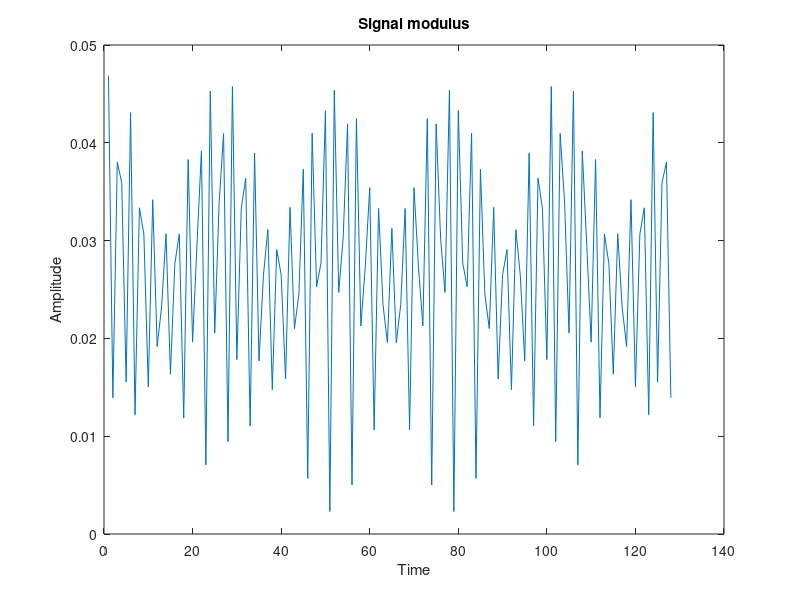
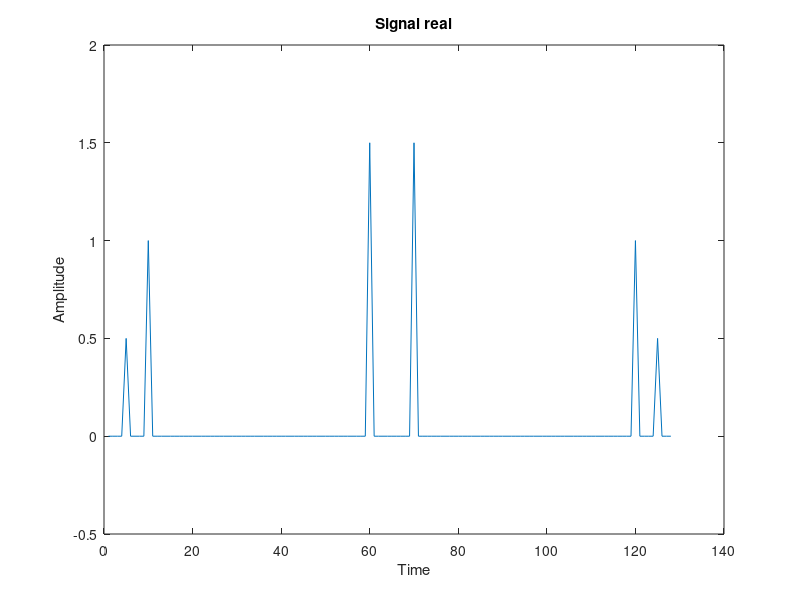
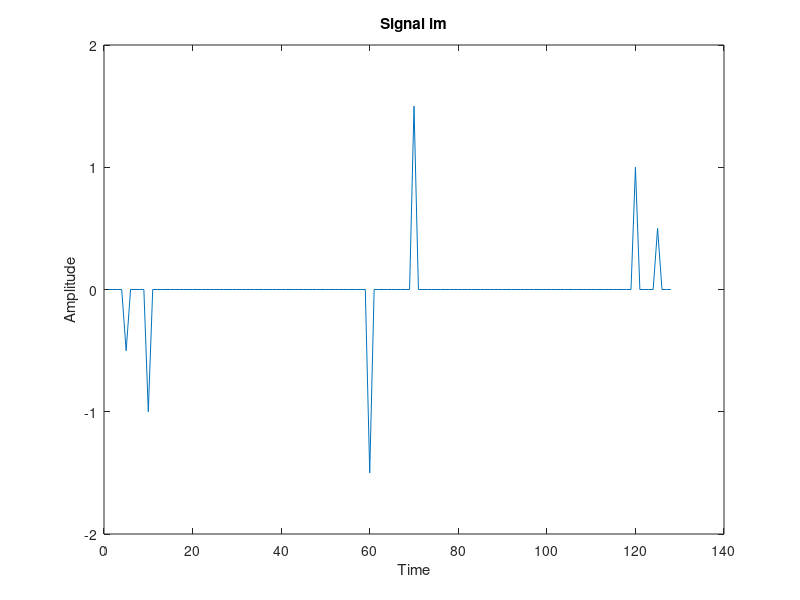

Here is the MATLAB script that generated these plots, in order: (Note: this script raises an error after producing the figures.)
clear; clc; close all;

%% Task 1

SignalSpec = zeros(1, 128);

N = 1:128;

SignalSpec(5) = 1;
SignalSpec(10) = 2;
SignalSpec(60) = 3;

Signal = ifft(SignalSpec, 128);

Signal_re = real(Signal);
Signal_im = imag(Signal);

Signal_re_spec = fft(Signal_re);
Signal_im_spec = fft(Signal_im);

figure;
plot(N, abs(Signal))
xlabel('Time'); ylabel('Amplitude'); title('Signal modulus');

figure;
plot(N, real(Signal_re_spec))
xlabel('Time'); ylabel('Amplitude'); title('Signal real');

figure;
plot(N, imag(Signal_im_spec))
xlabel('Time'); ylabel('Amplitude'); title('Signal im');

%% Task 2

SNR = 37;
[NoisedSignal, Noise] = NoiseGenerator(Signal, SNR);

%% Task 3

P_Signal = PowerSignal(Signal);
P_Noise = PowerSignal(Noise);
P_NoisedSignal = PowerSignal(NoisedSignal);

SNR_analyt = 10*log10(P_Signal/P_Noise);

%% Task 4

NoiseSpec = fft(Noise);
NoisedSignalSpec = fft(NoisedSignal);

P_SignalSpec = PowerSignal(SignalSpec) / 128;   %нормировка
P_NoiseSpec = PowerSignal(NoiseSpec) / 128;
P_NoisedSignalSpec = PowerSignal(NoisedSignalSpec) / 128;

if ((P_SignalSpec - P_Signal)/P_Signal < 1e-5) && ((P_Noise - P_NoiseSpec)/P_Noise < 1e-5) && ((P_NoisedSignal - P_NoisedSignalSpec)/P_NoisedSignal < 1e-5)
    fprintf('TRUE\n')
else
    fprintf('FALSE\n')
end

%% Task 5

FilteredNoisedSignal = FilterSignal(NoisedSignal, 15, 55);

%% Task 6

P_FilteredNoisedSignal = PowerSignal(FilteredNoisedSignal);

SNR_noised = 10*log10(P_Signal / P_Noise);
SNR_filtered = 10*log10(PowerSignal(FilteredNoisedSignal) / P_Noise);

Sum = 0;
for itter = 1 : 50
    rng(itter)
    [NoisedSignal_i, Noise_i] = NoiseGenerator(Signal, SNR);
    FilteredNoisedSignal_i = FilterSignal(NoisedSignal_i, 15, 55);
    
    P_NoisedSignal_i = PowerSignal(NoisedSignal_i);
    P_FilteredNoisedSignal_i = PowerSignal(FilteredNoisedSignal_i);
    P_Noise_i = PowerSignal(Noise);

    SNR_noised_i = 10*log10(P_NoisedSignal_i / P_Noise_i);
    SNR_filtered_i = 10*log10(PowerSignal(FilteredNoisedSignal_i) / P_Noise_i);

    Sum = Sum + SNR_filtered_i - SNR_noised_i;
end
Average_delta = Sum / itter;

%% Dependence delta ~ SNR

x_SNR = -30 : 29;
delta(1:60) = 0;
for itter = 1 : 60
    rng(SNR)
    [NoisedSignal_i, Noise_i] = NoiseGenerator(Signal, x_SNR(itter));
    FilteredNoisedSignal_i = FilterSignal(NoisedSignal_i, 15, 55);

    P_Noise_i = PowerSignal(Noise_i);

    SNR_noised_i = 10*log10(P_Signal / P_Noise_i);
    SNR_filtered_i = 10*log10(PowerSignal(FilteredNoisedSignal_i) / P_Noise_i);

    delta(itter) = SNR_filtered_i - SNR_noised_i;
end

figure;
plot(x_SNR, delta);
xlabel('SNR'); ylabel('SNR filtered[i] - SNR noised[i]'); 
title('Dependence delta');

fprintf("Filtered signal: %1.3f\n" + ...
    "Noised signal: %1.3f\n" + ...
    "Delta: %1.3f\n", ...
    SNR_filtered, SNR_noised, SNR_filtered - SNR_noised);